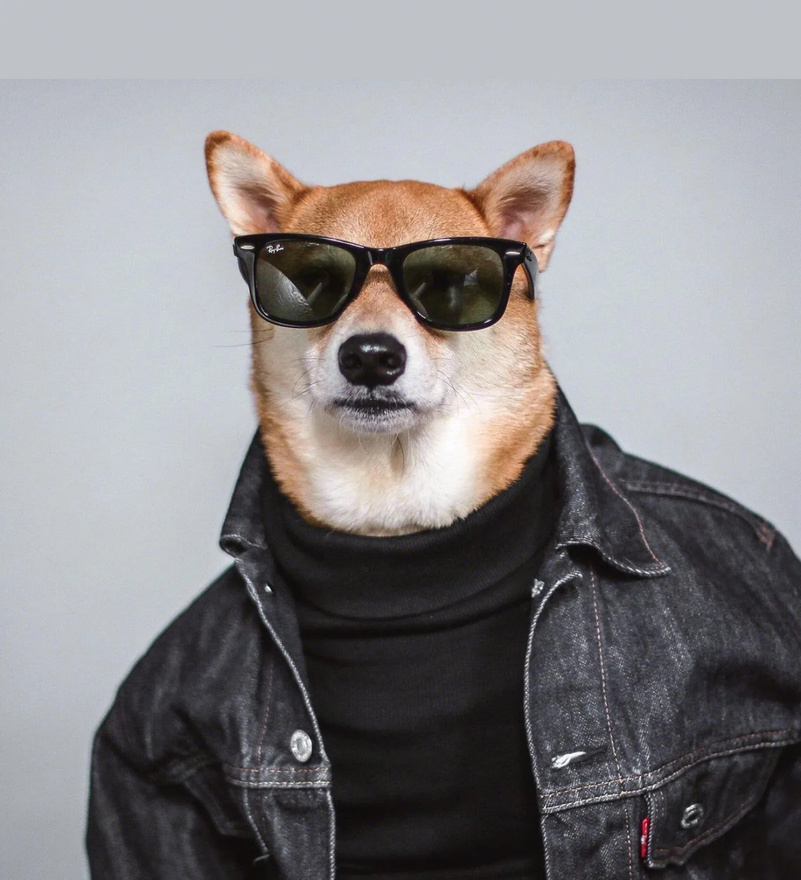
#> input picture test_wm_dwtDct.png, 801 x 880 px, shrunk from 1165 x 1280 before the run; its folder holds 7 pictures in this run; the run also reads 3 pictures not shown here
$ python colormapdiffimgs.py
#> lines starting #> are read from the running program, lines starting #| are printed output that depends on the picture
from PIL import Image
from glob import glob


def diffimage(name1, name2, colour="RGB"):
#> called with name1 = 'test_wm_dwtDct.png', name2 = 'test.png', colour = 'RGB'
    img1 = Image.open(name1).convert(colour)
#> img1 is the input picture: PIL image 801x880 RGB; mean R, G, B 135.7, 133.5, 135.5
    img2 = Image.open(name2).convert(colour)
    new_image = Image.new(colour, (img1.size[0], img1.size[1]), color=(255, 255, 255))
#> new_image: PIL image 801x880 RGB; every value is 255
    color_image = Image.new(colour, (img1.size[0], img1.size[1]), color=(255, 255, 255))
    color_imageR = Image.new(colour, (img1.size[0], img1.size[1]), color=(255, 255, 255))
    color_imageG = Image.new(colour, (img1.size[0], img1.size[1]), color=(255, 255, 255))
    color_imageB = Image.new(colour, (img1.size[0], img1.size[1]), color=(255, 255, 255))

    for i in range(img1.size[0]):
        for j in range(img1.size[1]):
            if img1.getpixel((i, j)) != img2.getpixel((i, j)):
                i1 = img1.getpixel((i, j))
                i2 = img2.getpixel((i, j))
                new_image.putpixel(
                    (i, j), tuple([i1[0] - i2[0], i1[1] - i2[1], i1[2] - i2[2]])
                )

                if 0 <= i1[0] - i2[0] < 1:
                    color_image.putpixel((i, j), (255, 0, 0))
                    color_imageR.putpixel((i, j), (255, 0, 0))
                if 1 <= i1[0] - i2[0] < 2:
                    color_image.putpixel((i, j), (255, 50, 0))
                    color_imageR.putpixel((i, j), (255, 50, 0))
                if 2 <= i1[0] - i2[0] < 3:
                    color_image.putpixel((i, j), (255, 100, 0))
                    color_imageR.putpixel((i, j), (255, 100, 0))
                if i1[0] - i2[0] > 3:
                    color_image.putpixel((i, j), (255, 150, 0))
                    color_imageR.putpixel((i, j), (255, 150, 0))
                if 0 <= i1[1] - i2[1] < 1:
                    color_image.putpixel((i, j), (0, 255, 0))
                    color_imageG.putpixel((i, j), (0, 255, 0))
                if 1 <= i1[1] - i2[1] < 2:
                    color_image.putpixel((i, j), (0, 255, 50))
                    color_imageG.putpixel((i, j), (0, 255, 50))
                if 2 <= i1[1] - i2[1] < 3:
                    color_image.putpixel((i, j), (0, 255, 100))
                    color_imageG.putpixel((i, j), (0, 255, 100))
                if i1[1] - i2[1] > 3:
                    color_image.putpixel((i, j), (0, 255, 150))
                    color_imageG.putpixel((i, j), (0, 255, 150))
                if 0 <= i1[2] - i2[2] < 1:
                    color_image.putpixel((i, j), (0, 0, 255))
                    color_imageB.putpixel((i, j), (0, 0, 255))
                if 1 <= i1[2] - i2[2] < 2:
                    color_image.putpixel((i, j), (50, 0, 255))  # синий
                    color_imageB.putpixel((i, j), (50, 0, 255))
                if 2 <= i1[2] - i2[2] < 3:
                    color_image.putpixel((i, j), (100, 0, 255))  # фиолетовый
                    color_imageB.putpixel((i, j), (100, 0, 255))
                if i1[2] - i2[2] > 3:
                    color_image.putpixel((i, j), (150, 0, 255))
                    color_imageB.putpixel((i, j), (150, 0, 255))

    new_image.save(f"diff_for_{name1[:-4]}.png")
    color_image.save(f"colordiff_for_{name1[:-4]}.png")
    color_imageR.save(f"Rcolordiff_for_{name1[:-4]}.png")
    color_imageG.save(f"Gcolordiff_for_{name1[:-4]}.png")
    color_imageB.save(f"Bcolordiff_for_{name1[:-4]}.png")


images1 = f"test_wm_dwtDct.png"
images2 = f"test.png"
diffimage(images1, images2)

images1 = f"test_wm_dwtDctSvd.png"
diffimage(images1, images2)
#> call 2 of diffimage, with name1 = 'test_wm_dwtDctSvd.png', name2 = 'test.png', colour = 'RGB'
#> after the loop in diffimage (call 2), `for i in range(img1.size[0]):`:
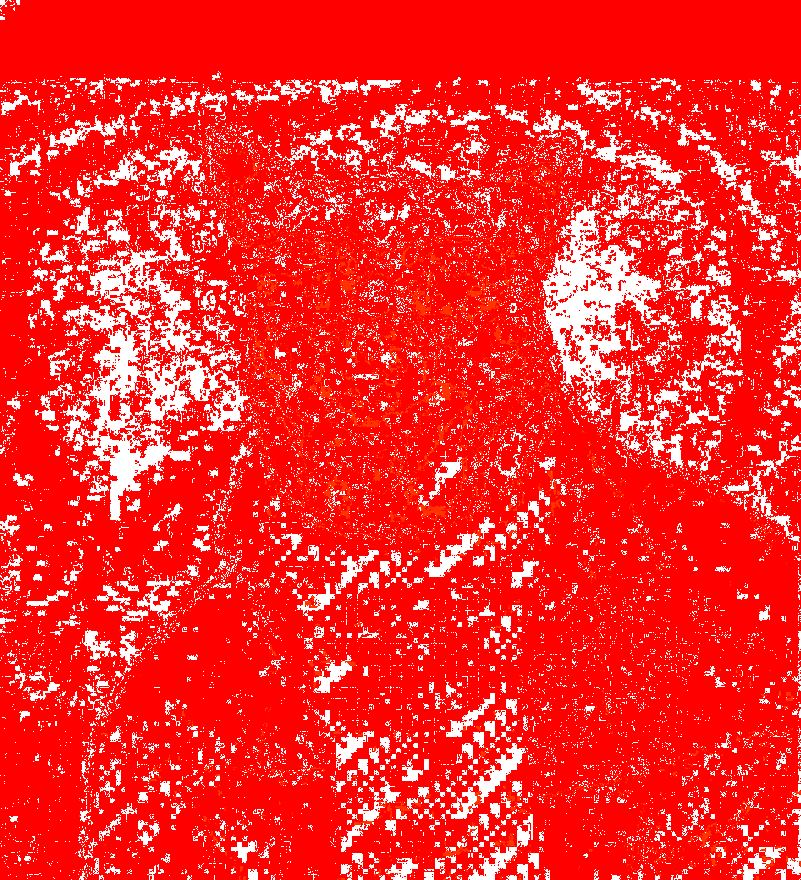
#> color_imageR: PIL image 801x880 RGB; mean R, G, B 255, 44.1, 42.7

images1 = f"test_wm_rivaGan.png"
diffimage(images1, images2)
#> call 3 of diffimage, with name1 = 'test_wm_rivaGan.png', name2 = 'test.png', colour = 'RGB'
#> after the loop in diffimage (call 3), `for i in range(img1.size[0]):`:
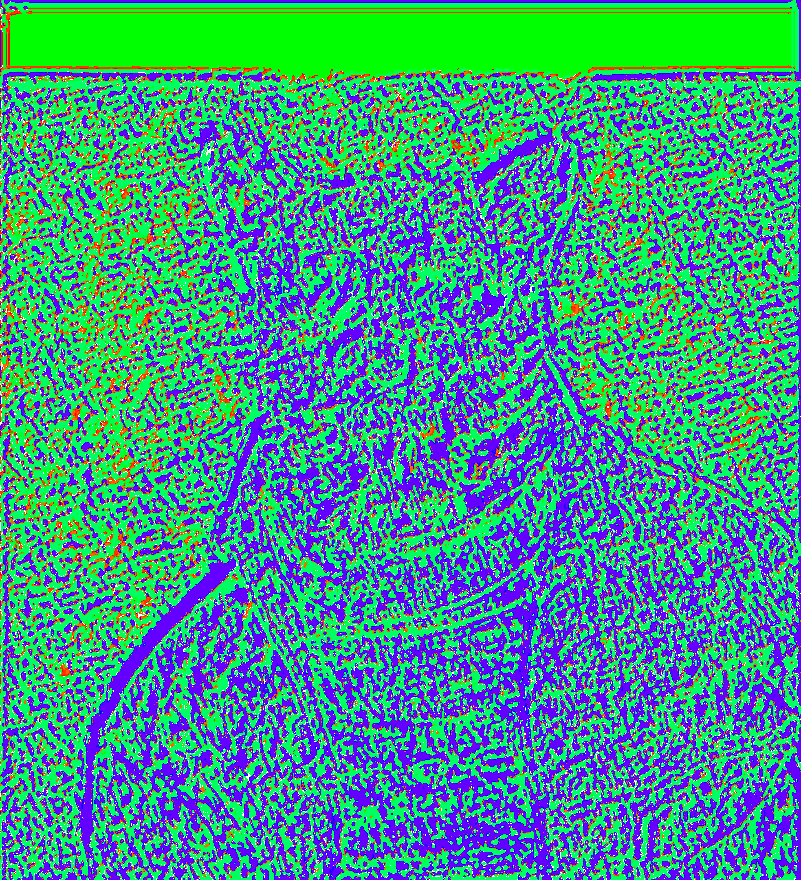
#> color_image: PIL image 801x880 RGB; mean R, G, B 65.5, 148.9, 139.4
#> after the loop in diffimage (call 3), `for i in range(img1.size[0]):`:
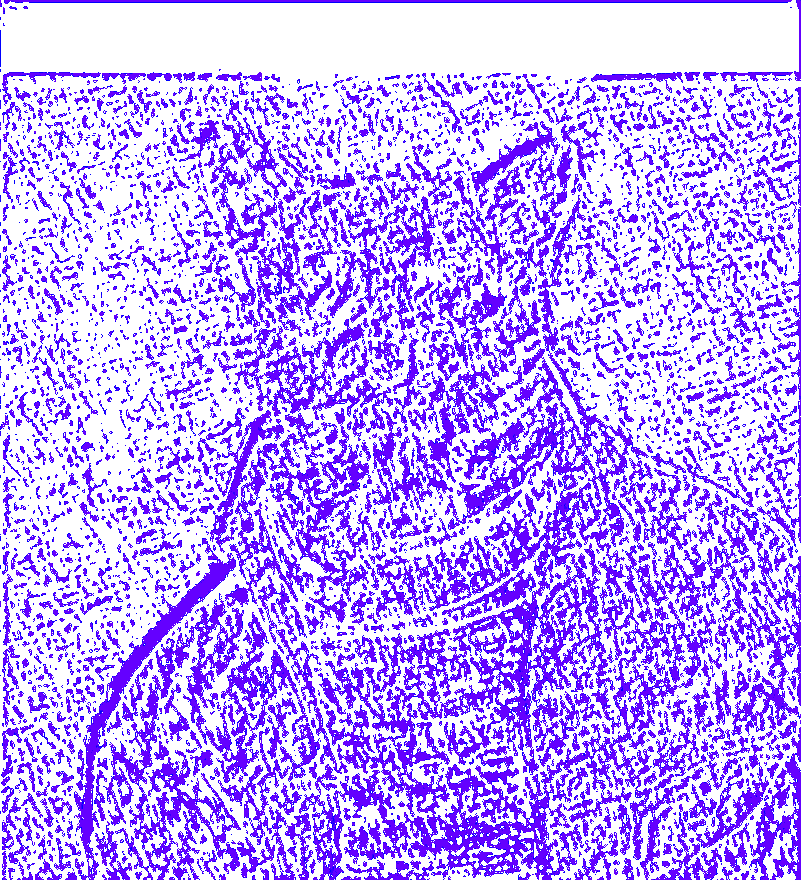
#> color_imageB: PIL image 801x880 RGB; mean R, G, B 193.6, 166.2, 255
#> after the loop in diffimage (call 3), `for i in range(img1.size[0]):`:
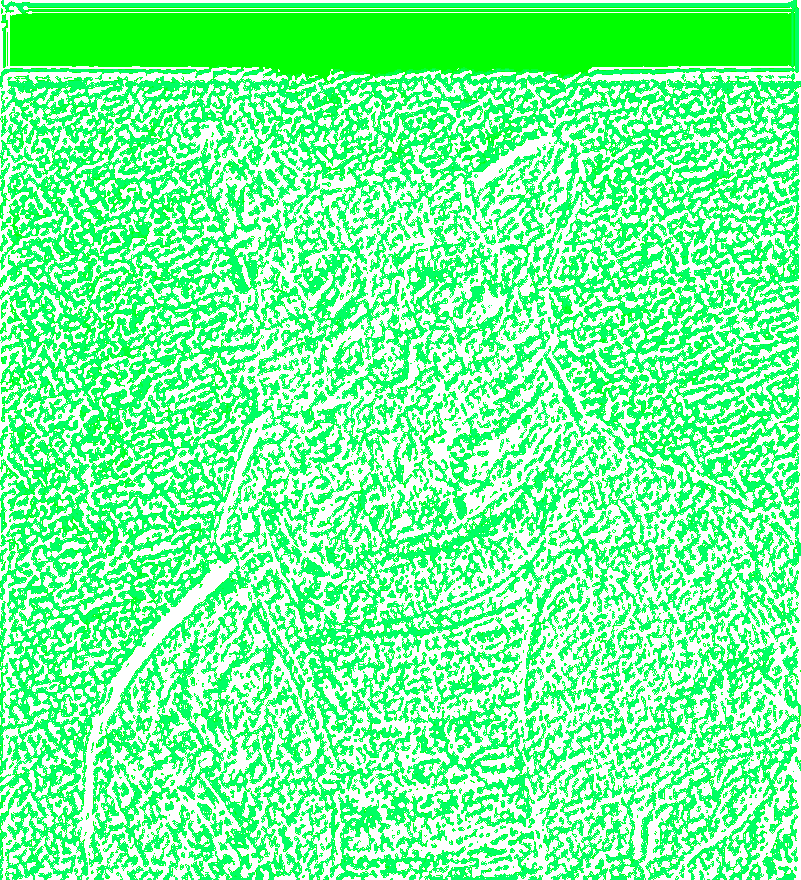
#> color_imageG: PIL image 801x880 RGB; mean R, G, B 119.7, 255, 156.8
#> after the loop in diffimage (call 3), `for i in range(img1.size[0]):`:
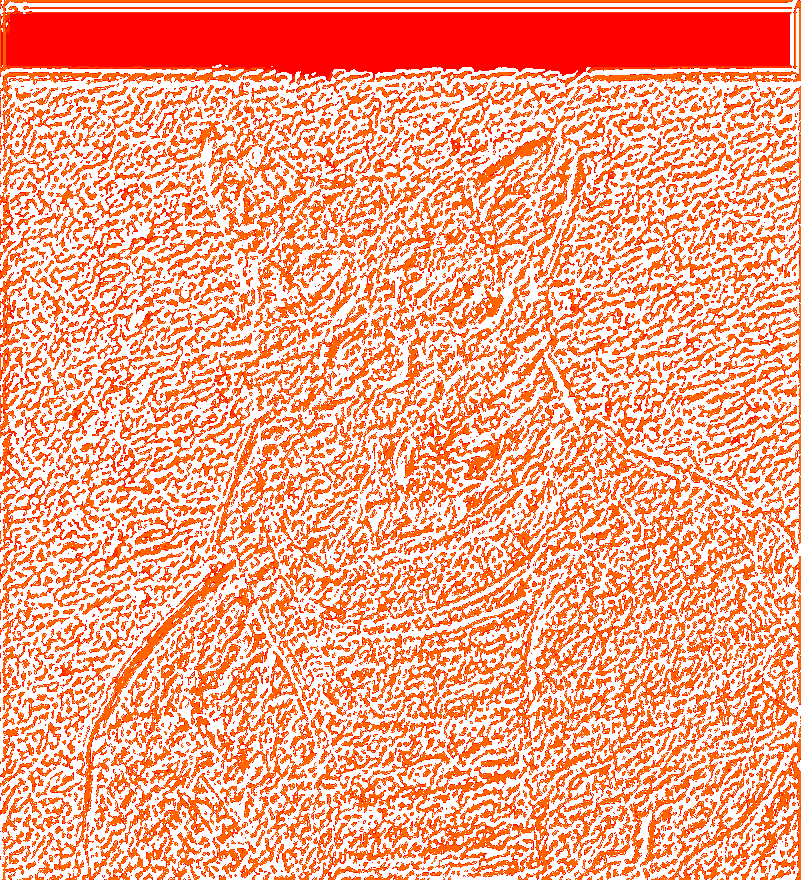
#> color_imageR: PIL image 801x880 RGB; mean R, G, B 255, 167.5, 137.5
#> after the loop in diffimage (call 3), `for i in range(img1.size[0]):`:
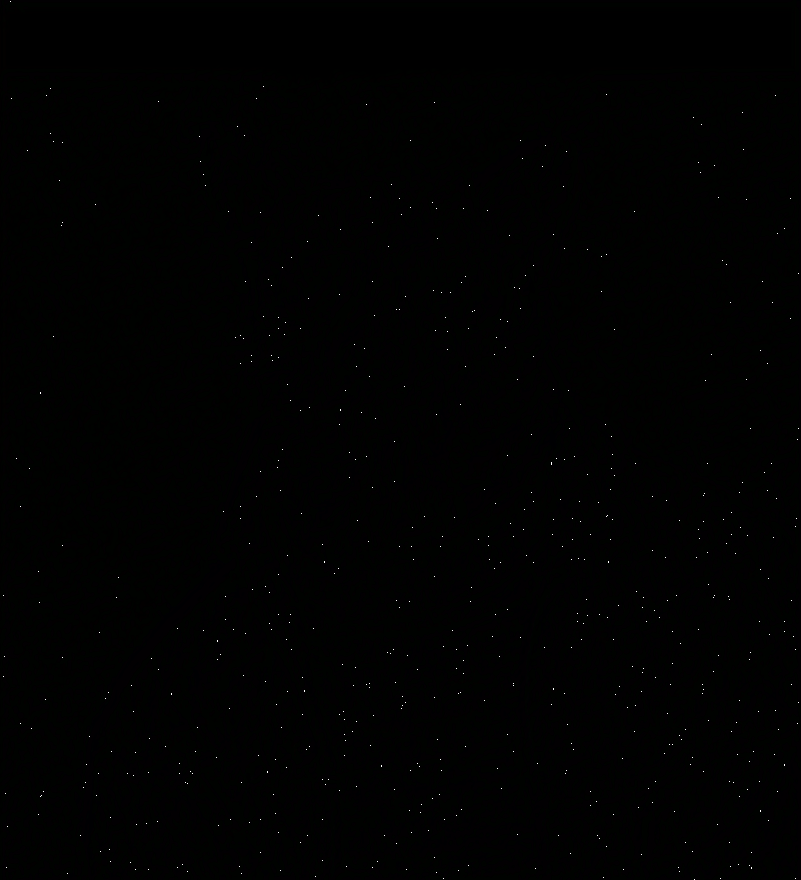
#> new_image: PIL image 801x880 RGB; mean R, G, B 0.9, 1.1, 0.9
